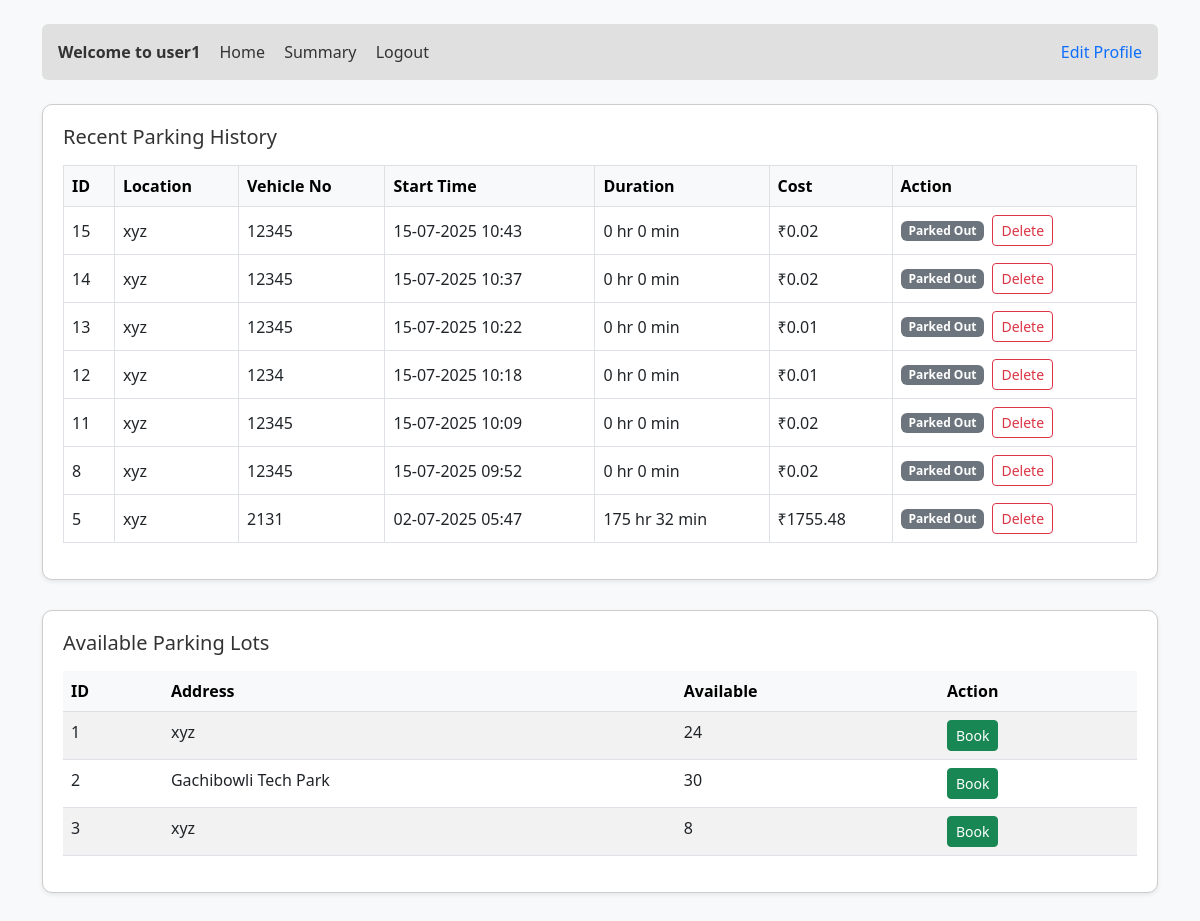
Screenshot of /user/dashboard (signed in) with the database file from the repository.
### models.py (models this page shows)
class User(db.Model):
    __tablename__ = 'user'
    u_id = db.Column(db.Integer, primary_key=True)
    u_name = db.Column(db.String(50), nullable=False)
    u_email = db.Column(db.String(120), unique=True, nullable=False)
    u_pwd = db.Column(db.String(200), nullable=False)
    u_phone = db.Column(db.String(15), nullable=False)
    u_address = db.Column(db.String(200), nullable=False)
    u_role = db.Column(db.String(20), nullable=False)  # 'admin' or 'user'
    u_pincode = db.Column(db.String(10), nullable=True)
    u_bookings = db.relationship('ReservedSpot', backref='user', lazy=True) # because a user can have multiple bookings

class ReservedSpot(db.Model):
    __tablename__ = 'reserved_spot'
    rs_id = db.Column(db.Integer, primary_key=True)
    rs_user_id = db.Column(db.Integer, db.ForeignKey('user.u_id'), nullable=False)
    rs_spot_id = db.Column(db.Integer, db.ForeignKey('parking_spot.ps_id'), nullable=False)
    rs_time_checked_in = db.Column(db.DateTime, nullable=False)
    rs_time_checked_out = db.Column(db.DateTime, nullable=True)
    rs_hourly_rate = db.Column(db.Float, nullable=False)
    rs_total_amount = db.Column(db.Float, nullable=False)
    vehicle_number = db.Column(db.String(20), nullable=False)

class ParkingLot(db.Model):
    __tablename__ = 'parking_lot'
    pl_id = db.Column(db.Integer, primary_key=True)
    pl_location = db.Column(db.String(100), nullable=False)
    pl_address = db.Column(db.String(200), nullable=False)
    pl_price = db.Column(db.Float, nullable=False)
    pl_pincode = db.Column(db.String(10), nullable=False)
    pl_maxspots = db.Column(db.Integer, nullable=False)
    pl_spots_linked = db.relationship('ParkingSpot', backref='parking_lot', cascade="all, delete-orphan", lazy=True) # because a parking lot can have multiple spots

### controllers/user.py (the view)
    @app.route('/user/dashboard')
    @user_required
    def dashboard():
        user_id = session.get('user_id')
        user = User.query.get_or_404(user_id)
        parking_lots = ParkingLot.query.all()
        reservations = ReservedSpot.query.filter_by(rs_user_id=user_id).order_by(ReservedSpot.rs_time_checked_in.desc()).all()
        lots_with_availability = []
        for lot in parking_lots:
         available = sum(1 for spot in lot.pl_spots_linked if spot.ps_status == 'A')
         lots_with_availability.append({
            'lot': lot,
            'available_count': available
        })
        return render_template('user_dashboard.html', user=user, reservations=reservations, ParkingLots=parking_lots,lots=lots_with_availability)

### templates/user_dashboard.html (shortened to what this page needs)
<!DOCTYPE html>
<html lang="en">
<head>
    <link href="https://cdn.jsdelivr.net/npm/bootstrap@5.3.0/dist/css/bootstrap.min.css" rel="stylesheet">
</head>
<body>
<div class="container mt-4">
    <div class="header p-3 rounded d-flex justify-content-between align-items-center mb-4">
        <div>
            <strong>Welcome to {{ user.u_name }}</strong>
            <a href="/user/dashboard">Home</a>
            <a href="#">Summary</a>
            <a href="/logout">Logout</a>
        </div>
        <a href="/user/profile" class="text-decoration-none text-primary">Edit Profile</a>
    </div>
    <div class="section-box shadow-sm">
        <h5 class="mb-3">Recent Parking History</h5>
        {% if reservations %}
        <table class="table table-bordered table-hover align-middle bg-white">
            <thead class="table-light">
                <tr>
                    <th>ID</th>
                    <th>Location</th>
                    <th>Vehicle No</th>
                    <th>Start Time</th>
                    <th>Duration</th>
                    <th>Cost</th>
                    <th>Action</th>
                </tr>
            </thead>
            <tbody>
                {% for res in reservations %}
                <tr>
                    <td>{{ res.rs_id }}</td>
                    <td>{{ res.parking_spot.parking_lot.pl_location }}</td>
                    <td>{{ res.vehicle_number }}</td>
                    <td>{{ res.rs_time_checked_in.strftime('%d-%m-%Y %H:%M') }}</td>
                    <td>
                        {% if res.rs_time_checked_out %}
                            {% set mins = ((res.rs_time_checked_out - res.rs_time_checked_in).total_seconds() // 60) | int %}
                            {{ mins // 60 }} hr {{ mins % 60 }} min
                        {% else %}
                            In Progress
                        {% endif %}
                    </td>
                    <td>
                        {% if res.rs_time_checked_out %}
                            ₹{{ "%.2f"|format(res.rs_total_amount) }}
                        {% else %}
                            Pending
                        {% endif %}
                    </td>
                    <td>
                        {% if res.rs_time_checked_out %}
                            <span class="badge bg-secondary">Parked Out</span>
                        {% else %}
                            <form action="{{ url_for('release_parking_spot', reservation_id=res.rs_id) }}" method="POST" style="display:inline;">
                                <button type="submit" class="btn btn-sm btn-danger">Release</button>
                            </form>
                        {% endif %}
                        <form action="{{ url_for('delete_parking_history', reservation_id=res.rs_id) }}" method="POST" style="display:inline;" onsubmit="return confirm('Are you sure you want to delete this entry?');">
                            <button type="submit" class="btn btn-sm btn-outline-danger ms-1">Delete</button>
                        </form>
                    </td>
                </tr>
                {% endfor %}
            </tbody>
        </table>
        {% else %}
            <p class="text-muted">No reservations found.</p>
        {% endif %}
    </div>
    <div class="section-box shadow-sm">
        <h5 class="mb-3">Available Parking Lots</h5>
        {% if lots %}
        <table class="table table-striped bg-white">
            <thead class="table-light">
                <tr>
                    <th>ID</th>
                    <th>Address</th>
                    <th>Available</th>
                    <th>Action</th>
                </tr>
            </thead>
            <tbody>
                {% for item in lots %}
                <tr>
                    <td>{{ item.lot.pl_id }}</td>
                    <td>{{ item.lot.pl_location }}</td>
                    <td>{{ item.available_count }}</td>
                    <td>
                        {% if item.available_count > 0 %}
                            <a href="{{ url_for('book_parking_spot', lot_id=item.lot.pl_id) }}" class="btn btn-success btn-sm">Book</a>
                        {% else %}
                            <span class="badge bg-danger">Full</span>
                        {% endif %}
                    </td>
                </tr>
                {% endfor %}
            </tbody>
        </table>
        {% else %}
            <p class="text-muted">No available lots.</p>
        {% endif %}
    </div>
</div>
</body>
</html>

### templates/user_dashboard.html (style rules this page uses)
body { background-color: #f8f9fa; color: #333; }
.header { background-color: #e0e0e0; color: #333; }
.header a { color: #333; text-decoration: none; margin-left: 15px; }
.section-box { border: 1px solid #ccc; border-radius: 10px; background: #fff; padding: 20px; margin-bottom: 30px; }

### rows the page displays
User: u_name "user1"
ReservedSpot: rs_id "15", parking_spot.parking_lot.pl_location "xyz", vehicle_number "12345", rs_time_checked_in "15-07-2025 10:43", mins "0", rs_total_amount "0.02", shows "Parked Out"
ReservedSpot: rs_id "14", parking_spot.parking_lot.pl_location "xyz", vehicle_number "12345", rs_time_checked_in "15-07-2025 10:37", mins "0", rs_total_amount "0.02", shows "Parked Out"
ReservedSpot: rs_id "13", parking_spot.parking_lot.pl_location "xyz", vehicle_number "12345", rs_time_checked_in "15-07-2025 10:22", mins "0", rs_total_amount "0.01", shows "Parked Out"
ReservedSpot: rs_id "12", parking_spot.parking_lot.pl_location "xyz", vehicle_number "1234", rs_time_checked_in "15-07-2025 10:18", mins "0", rs_total_amount "0.01", shows "Parked Out"
ReservedSpot: rs_id "11", parking_spot.parking_lot.pl_location "xyz", vehicle_number "12345", rs_time_checked_in "15-07-2025 10:09", mins "0", rs_total_amount "0.02", shows "Parked Out"
ReservedSpot: rs_id "8", parking_spot.parking_lot.pl_location "xyz", vehicle_number "12345", rs_time_checked_in "15-07-2025 09:52", mins "0", rs_total_amount "0.02", shows "Parked Out"
ReservedSpot: rs_id "5", parking_spot.parking_lot.pl_location "xyz", vehicle_number "2131", rs_time_checked_in "02-07-2025 05:47", mins "175", mins "32", rs_total_amount "1755.48", shows "Parked Out"
ParkingLot: lot.pl_id "1", lot.pl_location "xyz"
ParkingLot: lot.pl_id "2", lot.pl_location "Gachibowli Tech Park"
ParkingLot: lot.pl_id "3", lot.pl_location "xyz"

### other values shown
{{ item.available_count }} "24" "30" "8"
